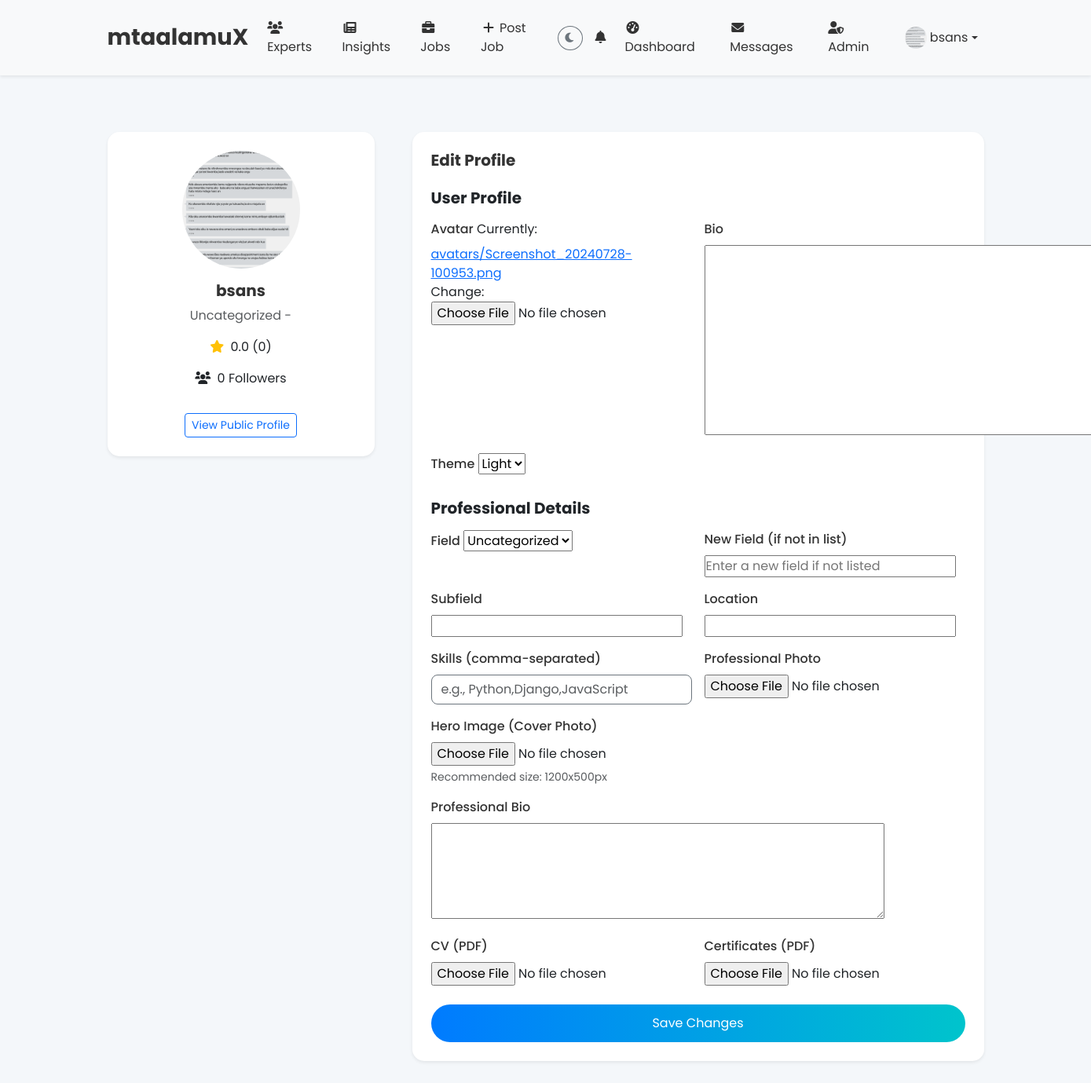
/profile/ (signed in), run on the app's committed database.
### core/models.py (models this page shows, shortened)
class UserProfile(models.Model):
    user = models.OneToOneField(User, on_delete=models.CASCADE)
    is_professional = models.BooleanField(default=False)
    bio = models.TextField(max_length=1000, blank=True)
    avatar = models.ImageField(upload_to='avatars/', default='default_avatar.jpg')
    interests = models.CharField(max_length=200, blank=True)
    last_seen = models.DateTimeField(auto_now=True)
    theme = models.CharField(max_length=10, choices=[('light', 'Light'), ('dark', 'Dark')], default='light')

class Professional(models.Model):
    user = models.OneToOneField(User, on_delete=models.CASCADE, related_name='professional')
    field = models.ForeignKey(Category, on_delete=models.SET_NULL, null=True, related_name='professionals')
    subfield = models.CharField(max_length=100, blank=True)
    location = models.CharField(max_length=100, blank=True)
    skills = models.JSONField(default=list)
    photo = models.ImageField(upload_to='professionals/', blank=True, null=True)
    hero_image = models.ImageField(upload_to='hero_images/', blank=True, null=True)
    bio = models.TextField(blank=True)
    is_verified = models.BooleanField(default=False)
    followers = models.ManyToManyField(User, related_name='following', blank=True)
    linkedin_url = models.URLField(blank=True, null=True)
    twitter_url = models.URLField(blank=True, null=True)
    github_url = models.URLField(blank=True, null=True)
    website_url = models.URLField(blank=True, null=True)
    cv = models.FileField(upload_to='verification/cvs/', blank=True, null=True)
    certificates = models.FileField(upload_to='verification/certificates/', blank=True, null=True)
    @property
    def follower_count(self):
        return self.followers.count()
    @property
    def average_rating(self):
        reviews = self.reviews.all()
        if reviews:
            return sum(review.rating for review in reviews) / reviews.count()
        return 0

class Category(models.Model):
    name = models.CharField(max_length=100, unique=True)
    image = models.ImageField(
        upload_to='category_images/', # Store images in MEDIA_ROOT/category_images/
        blank=True,
        null=True,
        help_text="Optional: Image representing this category (e.g., an icon)."
    )
    def __str__(self):
        return self.name

### core/views.py (the view)
# urls.py: path('profile/', views.user_profile, name='user_profile'),
@login_required
def user_profile(request):
    user = request.user
    try:
        professional = user.professional
    except Professional.DoesNotExist:
        professional = None
    try:
        user_profile = user.userprofile
    except UserProfile.DoesNotExist:
        user_profile = None
    if request.method == 'POST':
        user_form = UserProfileForm(request.POST, request.FILES, instance=user_profile)
        if professional:
            professional_form = ProfessionalForm(request.POST, request.FILES, instance=professional)
        else:
            professional_form = ProfessionalForm(request.POST, request.FILES)
        if user_form.is_valid() and (not professional or professional_form.is_valid()):
            user_profile = user_form.save(commit=False)
            user_profile.user = user
            user_profile.save()
            if professional_form:
                professional = professional_form.save(commit=False)
                professional.user = user
                if 'skills' in request.POST:
                    professional.skills = [skill.strip() for skill in request.POST['skills'].split(',') if skill.strip()]
                professional.save()
            return redirect('core:user_profile')
    else:
        user_form = UserProfileForm(instance=user_profile)
        professional_form = ProfessionalForm(instance=professional) if professional else ProfessionalForm()
    return render(request, 'core/user_profile.html', {
        'user_form': user_form,
        'professional_form': professional_form,
        'professional': professional,
        'user_profile': user_profile,
    })

### core/templates/core/user_profile.html (shortened to what this page needs)
{% extends 'core/base.html' %}
{% load static %}
{% block content %}
    <div class="container my-5">
        <div class="row g-5">
            <div class="col-lg-4">
                <div class="card shadow-sm sticky-top" style="top: 20px;">
                    <div class="card-body text-center">
                        <img src="{% if user_profile.avatar %}{{ user_profile.avatar.url }}{% else %}{% static 'img/default_avatar.jpg' %}{% endif %}" class="rounded-circle mb-3" alt="{{ user.username }}'s avatar" style="width: 150px; height: 150px; object-fit: cover;">
                        <h3 class="card-title">{{ user.username }}</h3>
                        {% if professional %}
                            <p class="text-muted">{{ professional.field }} - {{ professional.subfield }}</p>
                            <p><i class="fas fa-star text-warning me-1"></i> {{ professional.average_rating|floatformat:1|default:"N/A" }} ({{ professional.reviews.count|default:0 }})</p>
                            <p><i class="fas fa-users me-1"></i> {{ professional.follower_count|default:0 }} Followers</p>
                            <a href="{% url 'core:professional_detail' professional.id %}" class="btn btn-outline-primary btn-sm mt-3">View Public Profile</a>
                        {% else %}
                            <p class="text-muted">Not a professional yet.</p>
                            <a href="{% url 'core:become_professional' %}" class="btn btn-primary btn-sm mt-3">Become a Professional</a>
                        {% endif %}
                    </div>
                </div>
            </div>
            <div class="col-lg-8">
                <div class="card shadow-sm">
                    <div class="card-body">
                        <h4 class="card-title fw-bold mb-4">Edit Profile</h4>
                        <form method="post" enctype="multipart/form-data">
                            <h5 class="fw-bold mb-3">User Profile</h5>
                            <div class="row g-3">
                                <div class="col-md-6">
                                    <label for="id_avatar" class="form-label">Avatar</label>
                                    {{ user_form.avatar }}
                                </div>
                                <div class="col-md-6">
                                    <label for="id_bio" class="form-label">Bio</label>
                                    {{ user_form.bio }}
                                </div>
                                <div class="col-md-6">
                                    <label for="id_theme" class="form-label">Theme</label>
                                    {{ user_form.theme }}
                                </div>
                            </div>
                            {% if professional %}
                                <h5 class="fw-bold mt-4 mb-3">Professional Details</h5>
                                <div class="row g-3">
                                    <div class="col-md-6">
                                        <label for="id_field" class="form-label">Field</label>
                                        {{ professional_form.field }}
                                    </div>
                                    <div class="col-md-6">
                                        <label for="id_new_field" class="form-label">New Field (if not in list)</label>
                                        {{ professional_form.new_field }}
                                    </div>
                                    <div class="col-md-6">
                                        <label for="id_subfield" class="form-label">Subfield</label>
                                        {{ professional_form.subfield }}
                                    </div>
                                    <div class="col-md-6">
                                        <label for="id_location" class="form-label">Location</label>
                                        {{ professional_form.location }}
                                    </div>
                                    <div class="col-md-6">
                                        <label for="id_skills" class="form-label">Skills (comma-separated)</label>
                                        <input type="text" name="skills" id="id_skills" class="form-control" value="{{ professional.skills|join:',' }}" placeholder="e.g., Python,Django,JavaScript">
                                    </div>
                                    <div class="col-md-6">
                                        <label for="id_photo" class="form-label">Professional Photo</label>
                                        {{ professional_form.photo }}
                                    </div>
                                    <div class="col-md-6">
                                        <label for="id_hero_image" class="form-label">Hero Image (Cover Photo)</label>
                                        {{ professional_form.hero_image }}
                                        <small class="text-muted">Recommended size: 1200x500px</small>
                                    </div>
                                    <div class="col-12">
                                        <label for="id_bio" class="form-label">Professional Bio</label>
                                        {{ professional_form.bio }}
                                    </div>
                                    <div class="col-md-6">
                                        <label for="id_cv" class="form-label">CV (PDF)</label>
                                        {{ professional_form.cv }}
                                    </div>
                                    <div class="col-md-6">
                                        <label for="id_certificates" class="form-label">Certificates (PDF)</label>
                                        {{ professional_form.certificates }}
                                    </div>
                                </div>
                            {% endif %}
                            <div class="d-grid mt-4">
                                <button type="submit" class="btn btn-primary">Save Changes</button>
                            </div>
                        </form>
                    </div>
                </div>
            </div>
        </div>
    </div>
{% endblock %}

### core/templates/core/base.html (shortened to what this page needs)
{% load static %}
<!DOCTYPE html>
<html lang="en" class="{% if site_theme == 'dark' %}dark-mode{% endif %} h-100">
<head>
    <link href="https://cdn.jsdelivr.net/npm/bootstrap@5.3.0/dist/css/bootstrap.min.css" rel="stylesheet">
    <link href="https://cdnjs.cloudflare.com/ajax/libs/font-awesome/6.0.0-beta3/css/all.min.css" rel="stylesheet">
    <link rel="stylesheet" href="{% static 'css/styles.css' %}">
</head>
<body class="d-flex flex-column h-100">
    <nav class="navbar navbar-expand-lg {% if site_theme == 'dark' %}navbar-dark bg-dark{% else %}navbar-light bg-light{% endif %} shadow-sm sticky-top">
        <div class="container">
            <a class="navbar-brand fw-bold" href="{% url 'core:home' %}">mtaalamuX</a>
            <div class="collapse navbar-collapse" id="navbarNav">
                <ul class="navbar-nav me-auto mb-2 mb-lg-0">
                    <li class="nav-item"><a class="nav-link" href="{% url 'core:professional_list' %}"><i class="fas fa-users fa-fw me-1"></i>Experts</a></li>
                    <li class="nav-item"><a class="nav-link" href="{% url 'core:insights' %}"><i class="fas fa-newspaper fa-fw me-1"></i>Insights</a></li>
                    <li class="nav-item"><a class="nav-link" href="{% url 'core:job_list' %}"><i class="fas fa-briefcase fa-fw me-1"></i>Jobs</a></li>
                    {% if user.is_authenticated %}
                    <li class="nav-item">
                        <a class="nav-link" href="{% url 'core:post_job' %}" title="Post a Job">
                            <i class="fas fa-plus fa-fw me-1"></i>Post Job
                        </a>
                    </li>
                    {% endif %}
                </ul>
                <ul class="navbar-nav ms-auto align-items-center">
                    <li class="nav-item">
                        <button id="theme-toggle-btn" class="btn btn-sm {% if site_theme == 'dark' %}btn-outline-light{% else %}btn-outline-secondary{% endif %} rounded-circle" type="button" title="Toggle theme" aria-label="Toggle theme">
                            <i class="fas {% if site_theme == 'dark' %}fa-sun{% else %}fa-moon{% endif %}" id="theme-toggle-icon"></i>
                        </button>
                    </li>
                    <li class="nav-item ms-2">
                        <a class="nav-link position-relative" href="{% url 'core:notifications' %}" title="Notifications">
                            <i class="fas fa-bell"></i>
                        </a>
                    </li>
                    {% if user.is_authenticated %}
                        <li class="nav-item ms-2 d-none d-lg-block"><a class="nav-link" href="{% url 'core:dashboard' %}" title="Dashboard"><i class="fas fa-tachometer-alt fa-fw me-1"></i>Dashboard</a></li>
                        <li class="nav-item ms-2 d-none d-lg-block"><a class="nav-link" href="{% url 'core:messages' %}" title="Messages"><i class="fas fa-envelope fa-fw me-1"></i>Messages</a></li>
                        {% if user.is_authenticated and user.custom_admin.is_active %}
                            <li class="nav-item ms-2 d-none d-lg-block"><a class="nav-link" href="{% url 'core:custom_admin_dashboard' %}" title="Admin Dashboard"><i class="fas fa-user-shield fa-fw me-1"></i>Admin</a></li>
                        {% endif %}
                        <li class="nav-item dropdown ms-2">
                            <a class="nav-link dropdown-toggle d-flex align-items-center" href="#" id="profileDropdown" role="button" data-bs-toggle="dropdown" aria-expanded="false">
                                <img src="{% if user.userprofile.avatar %}{{ user.userprofile.avatar.url }}{% else %}{% static 'img/default_avatar.jpg' %}{% endif %}" class="rounded-circle me-1" alt="{{ user.username }}'s avatar" style="width: 28px; height: 28px; object-fit: cover;">
                                <span class="d-none d-lg-inline">{{ user.username }}</span>
                            </a>
                        </li>
                    {% endif %}
                </ul>
            </div>
        </div>
    </nav>
    <main class="flex-grow-1 py-4">
        {% block content %}{% endblock %}
    </main>
</body>
</html>

### core/templates/core/partials/footer.html (shortened to what this page needs)
{% load static %}

### data on the page
UserProfile: avatar (picture), theme "Light"
Professional: field "Uncategorized", average_rating "0.0", reviews.count "0", follower_count "0"

### other printed values
{{ user.username }} "bsans"
